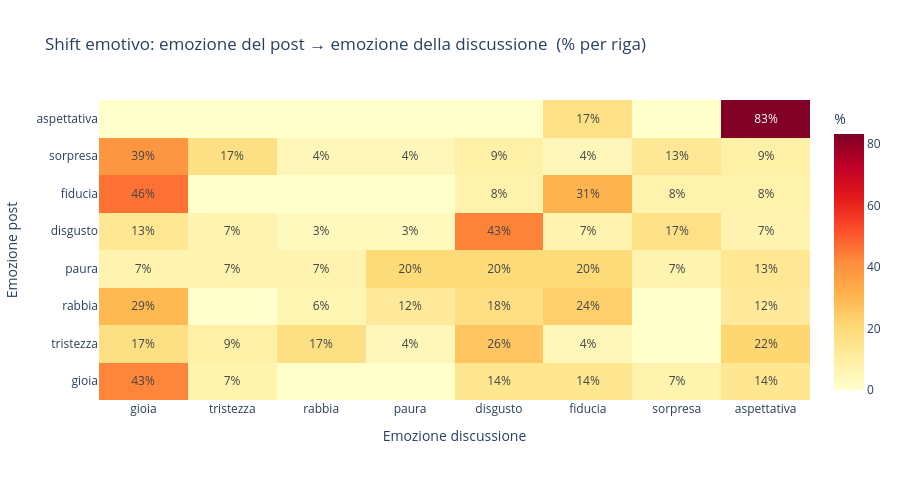

Notebook code cell kept with this figure:
### Code cell
# Matrice di transizione post_emotion → discussion_emotion

emos_order = [e for e in BASIC_EMOTIONS + ['neutrale']
              if e in df_shift['emo_post'].values or e in df_shift['emo_disc'].values]

counts_mat = pd.crosstab(df_shift['emo_post'], df_shift['emo_disc'])
counts_mat = counts_mat.reindex(
    index   =[e for e in emos_order if e in counts_mat.index],
    columns =[e for e in emos_order if e in counts_mat.columns],
    fill_value=0
)
pct_mat = counts_mat.div(counts_mat.sum(axis=1), axis=0) * 100  # % per riga

# Heatmap
text_mat = [[f'{v:.0f}%' if v > 0 else '' for v in row] for row in pct_mat.values]
fig = go.Figure(go.Heatmap(
    z        = pct_mat.values,
    x        = list(pct_mat.columns),
    y        = list(pct_mat.index),
    colorscale='YlOrRd',
    text     = text_mat,
    texttemplate='%{text}',
    colorbar_title='%',
))
fig.update_layout(
    title      = 'Shift emotivo: emozione del post → emozione della discussione  (% per riga)',
    xaxis_title= 'Emozione discussione',
    yaxis_title= 'Emozione post',
    height     = 480,
)
fig.show()
print(pct_mat.round(1).to_string())

### Figure 1 — Plotly figure (JSON) as saved in the notebook; plotly's stock layout.template omitted (floating-point values rounded to 4 significant figures)
{"data": [{"colorbar": {"title": {"text": "%"}}, "colorscale": [[0.0, "rgb(255,255,204)"], [0.125, "rgb(255,237,160)"], [0.25, "rgb(254,217,118)"], [0.375, "rgb(254,178,76)"], [0.5, "rgb(253,141,60)"], [0.625, "rgb(252,78,42)"], [0.75, "rgb(227,26,28)"], [0.875, "rgb(189,0,38)"], [1.0, "rgb(128,0,38)"]], "text": [["43%", "7%", "", "", "14%", "14%", "7%", "14%"], ["17%", "9%", "17%", "4%", "26%", "4%", "", "22%"], ["29%", "", "6%", "12%", "18%", "24%", "", "12%"], ["7%", "7%", "7%", "20%", "20%", "20%", "7%", "13%"], ["13%", "7%", "3%", "3%", "43%", "7%", "17%", "7%"], ["46%", "", "", "", "8%", "31%", "8%", "8%"], ["39%", "17%", "4%", "4%", "9%", "4%", "13%", "9%"], ["", "", "", "", "", "17%", "", "83%"]], "texttemplate": "%{text}", "x": ["gioia", "tristezza", "rabbia", "paura", "disgusto", "fiducia", "sorpresa", "aspettativa"], "y": ["gioia", "tristezza", "rabbia", "paura", "disgusto", "fiducia", "sorpresa", "aspettativa"], "z": [[42.86, 7.143, 0.0, 0.0, 14.29, 14.29, 7.143, 14.29], [17.39, 8.696, 17.39, 4.348, 26.09, 4.348, 0.0, 21.74], [29.41, 0.0, 5.882, 11.76, 17.65, 23.53, 0.0, 11.76], [6.667, 6.667, 6.667, 20.0, 20.0, 20.0, 6.667, 13.33], [13.33, 6.667, 3.333, 3.333, 43.33, 6.667, 16.67, 6.667], [46.15, 0.0, 0.0, 0.0, 7.692, 30.77, 7.692, 7.692], [39.13, 17.39, 4.348, 4.348, 8.696, 4.348, 13.04, 8.696], [0.0, 0.0, 0.0, 0.0, 0.0, 16.67, 0.0, 83.33]], "type": "heatmap"}], "layout": {"title": {"text": "Shift emotivo: emozione del post → emozione della discussione  (% per riga)"}, "xaxis": {"title": {"text": "Emozione discussione"}}, "yaxis": {"title": {"text": "Emozione post"}}, "height": 480}}
